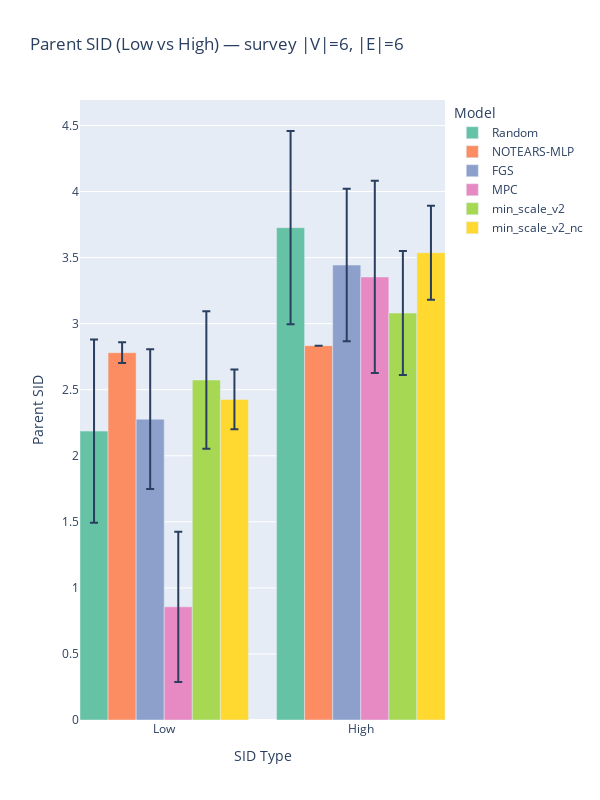

Notebook code cell kept with this figure:
### Code cell
plot_sid_grouped_by_type(data_to_plot[data_to_plot['dataset']=='survey'],
                    model_order=model_order)

### Figure 1 — Plotly figure (JSON) as saved in the notebook; plotly's stock layout.template omitted (floating-point values rounded to 4 significant figures)
{"data": [{"customdata": ["Random", "NOTEARS-MLP", "FGS", "MPC", "min_scale_v2", "min_scale_v2_nc", "Random", "NOTEARS-MLP", "FGS", "MPC", "min_scale_v2", "min_scale_v2_nc"], "error_y": {"array": [0.6939, 0.07854, 0.5288, 0.5685, 0.5207, 0.2263, 0.7314, 0, 0.577, 0.7274, 0.4693, 0.3552], "type": "data", "visible": true}, "hovertemplate": "Model: %{customdata}<br>SID: %{y:.2f}<extra></extra>", "marker": {"color": ["rgb(102,194,165)", "rgb(252,141,98)", "rgb(141,160,203)", "rgb(231,138,195)", "rgb(166,216,84)", "rgb(255,217,47)", "rgb(102,194,165)", "rgb(252,141,98)", "rgb(141,160,203)", "rgb(231,138,195)", "rgb(166,216,84)", "rgb(255,217,47)"]}, "showlegend": false, "type": "bar", "x": [0, 1, 2, 3, 4, 5, 7, 8, 9, 10, 11, 12], "y": [2.187, 2.78, 2.277, 0.8567, 2.573, 2.427, 3.727, 2.833, 3.443, 3.353, 3.08, 3.537]}, {"marker": {"color": "rgb(102,194,165)"}, "name": "Random", "showlegend": true, "type": "bar", "x": [null], "y": [null]}, {"marker": {"color": "rgb(252,141,98)"}, "name": "NOTEARS-MLP", "showlegend": true, "type": "bar", "x": [null], "y": [null]}, {"marker": {"color": "rgb(141,160,203)"}, "name": "FGS", "showlegend": true, "type": "bar", "x": [null], "y": [null]}, {"marker": {"color": "rgb(231,138,195)"}, "name": "MPC", "showlegend": true, "type": "bar", "x": [null], "y": [null]}, {"marker": {"color": "rgb(166,216,84)"}, "name": "min_scale_v2", "showlegend": true, "type": "bar", "x": [null], "y": [null]}, {"marker": {"color": "rgb(255,217,47)"}, "name": "min_scale_v2_nc", "showlegend": true, "type": "bar", "x": [null], "y": [null]}], "layout": {"bargap": 0, "height": 800, "legend": {"title": {"text": "Model"}}, "showlegend": true, "title": {"text": "Parent SID (Low vs High) — survey |V|=6, |E|=6"}, "width": 600, "xaxis": {"tickmode": "array", "ticktext": ["Low", "High"], "tickvals": [2.5, 9.5], "title": {"text": "SID Type"}}, "yaxis": {"title": {"text": "Parent SID"}}}}
